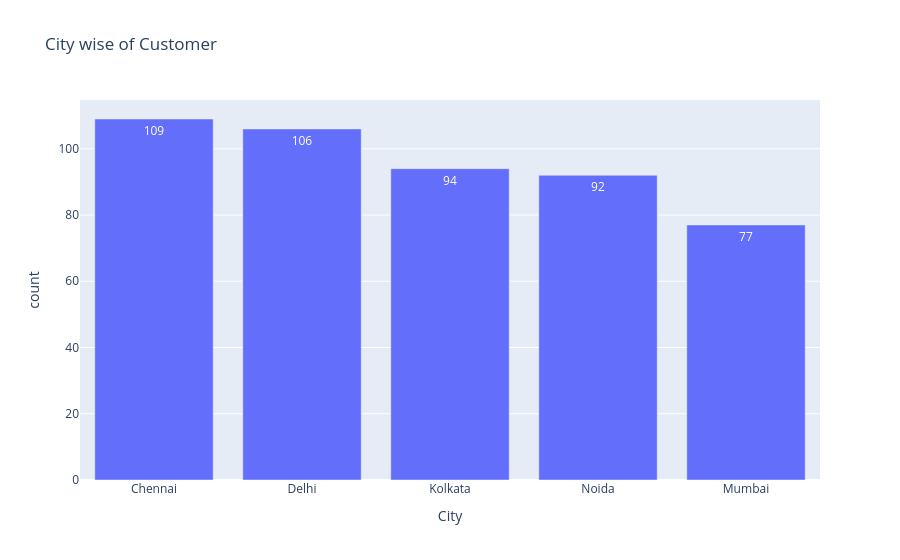

Source (notebook cell):
### Code cell
fig = px.bar(data_frame = q2, x = 'City', y = 'count', title = 'City wise of Customer',
            text = 'count')
fig.show()

### Figure 1 — Plotly figure (JSON) as saved in the notebook; plotly's stock layout.template omitted (floating-point values rounded to 4 significant figures)
{"data": [{"hovertemplate": "City=%{x}<br>count=%{text}<extra></extra>", "legendgroup": "", "marker": {"color": "#636efa", "pattern": {"shape": ""}}, "name": "", "orientation": "v", "showlegend": false, "text": [109.0, 106.0, 94.0, 92.0, 77.0], "textposition": "auto", "type": "bar", "x": ["Chennai", "Delhi", "Kolkata", "Noida", "Mumbai"], "xaxis": "x", "y": [109, 106, 94, 92, 77], "yaxis": "y"}], "layout": {"barmode": "relative", "legend": {"tracegroupgap": 0}, "title": {"text": "City wise of Customer"}, "xaxis": {"anchor": "y", "domain": [0, 1], "title": {"text": "City"}}, "yaxis": {"anchor": "x", "domain": [0, 1], "title": {"text": "count"}}}}
